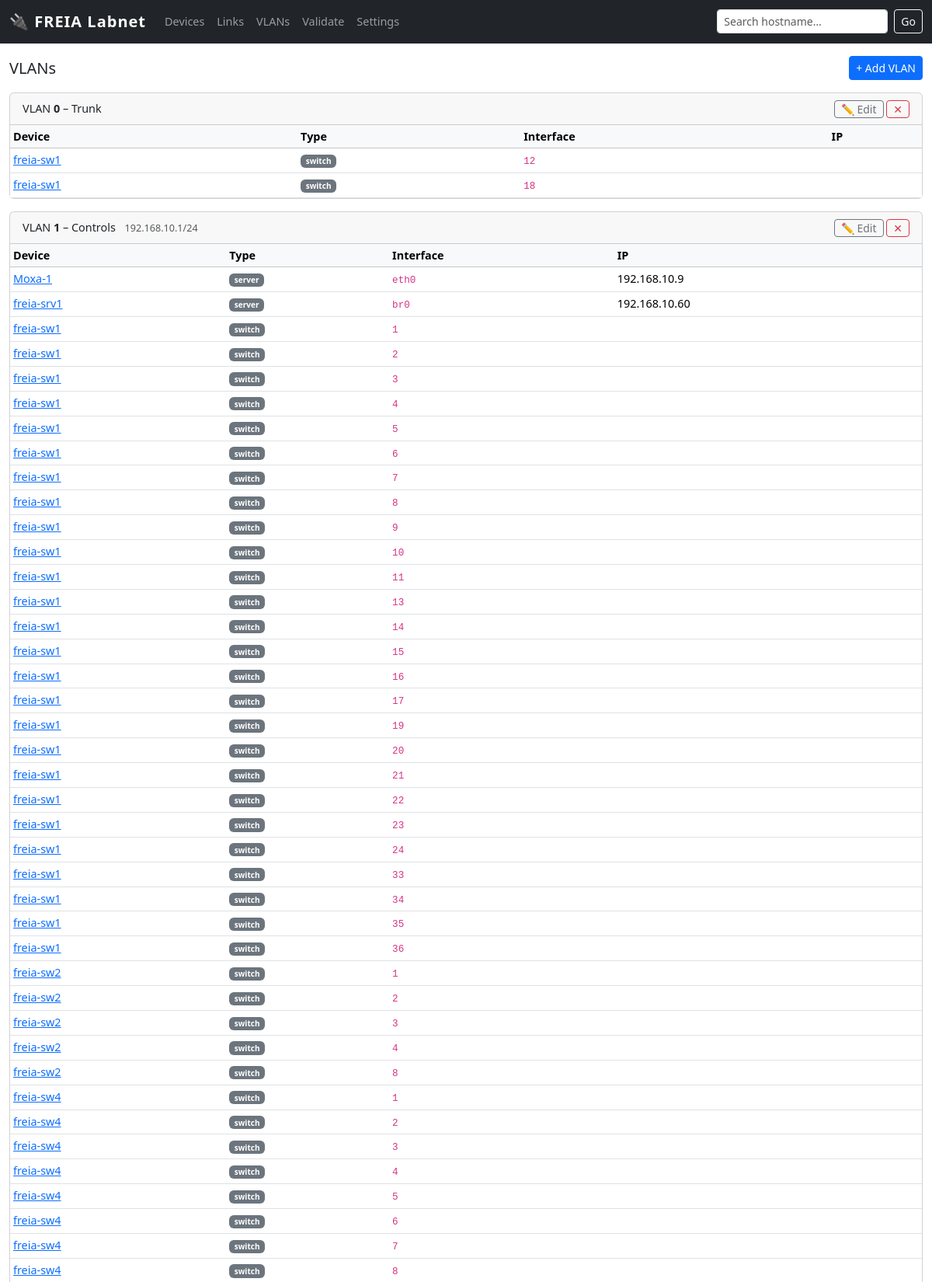
Page /vlans (upper part) on the committed database.
### tables this page shows
CREATE TABLE vlan (
    id INTEGER PRIMARY KEY,
    name TEXT,
    vid INTEGER UNIQUE,
    subnet TEXT,
    routing_enabled INTEGER DEFAULT 0
);

CREATE TABLE iface (
    id INTEGER PRIMARY KEY,
    device_id INTEGER NOT NULL REFERENCES device(id) ON DELETE CASCADE,
    name TEXT NOT NULL,                 -- 'eth0','eno5','br0' for NICs; '24','C02-11A-13','P2' for ports
    kind TEXT NOT NULL CHECK(kind IN ('nic','port')),
    mac TEXT,                           -- validate format if present
    ip TEXT,
    prefix INTEGER,
    vlan_id INTEGER,
    notes TEXT, mode TEXT NOT NULL DEFAULT 'access', ip_mode TEXT DEFAULT 'static',  
    UNIQUE(device_id, name)
);

CREATE TABLE "device" (
    id INTEGER PRIMARY KEY,
    hostname TEXT UNIQUE,
    kind TEXT NOT NULL,
    vendor_model TEXT,
    os TEXT,
    serial TEXT,
    location_id INTEGER REFERENCES location(id),
    owner TEXT,
    purpose TEXT,
    status TEXT NOT NULL DEFAULT 'active' CHECK(status IN (
        'active','spare','loan','disconnected','retired','planned'
    )),
    notes TEXT,
    vm_host_id INTEGER REFERENCES device(id)
);

### app.py (the view)
@app.route('/vlans')
def vlans():
    vlan_list = query("SELECT * FROM vlan ORDER BY vid")
    members = {}
    for v in vlan_list:
        members[v['vid']] = query("""
            SELECT d.hostname, d.kind, d.id as dev_id, i.name as iface_name, i.ip
            FROM iface i JOIN device d ON d.id=i.device_id
            WHERE i.vlan_id=? ORDER BY d.hostname
        """, (v['id'],))
    return render_template('vlans.html', vlans=vlan_list, members=members)

### app.py (called while the page is built)
def get_db():
    db = getattr(g, '_database', None)
    if db is None:
        db = g._database = sqlite3.connect(LABNET_PATH)
        db.row_factory = sqlite3.Row
        db.execute('PRAGMA foreign_keys = ON')
    return db

def query(sql, args=(), one=False):
    cur = get_db().execute(sql, args)
    rv = cur.fetchall()
    return (rv[0] if rv else None) if one else rv

### templates/vlans.html (shortened to what this page needs)
{% extends "base.html" %}
{% block content %}
<div class="d-flex justify-content-between align-items-center mb-3">
  <h5 class="mb-0">VLANs</h5>
  <button class="btn btn-sm btn-primary" type="button"
          data-bs-toggle="collapse" data-bs-target="#addVlanPanel">
    + Add VLAN
  </button>
</div>
{% for vlan in vlans %}
<div class="card mb-3">
  <div class="card-header d-flex justify-content-between align-items-center">
    <span>
      VLAN <strong>{{ vlan['vid'] }}</strong>
      {% if vlan['name'] %} – {{ vlan['name'] }}{% endif %}
      {% if vlan['subnet'] %}<span class="text-muted small ms-2">{{ vlan['subnet'] }}</span>{% endif %}
    </span>
    <span>
      <button class="btn btn-sm btn-outline-secondary py-0" type="button"
              data-bs-toggle="collapse" data-bs-target="#editVlan{{ vlan['id'] }}">
        ✏ Edit
      </button>
      <form method="post" action="/vlans/{{ vlan['id'] }}/delete"
            class="d-inline"
            onsubmit="return confirm('Delete VLAN {{ vlan['vid'] }}?')">
        <button type="submit" class="btn btn-sm btn-outline-danger py-0">✕</button>
      </form>
    </span>
  </div>
  {% set mems = members[vlan['vid']] %}
  {% if mems %}
  <div class="table-responsive">
    <table class="table table-sm mb-0">
      <thead class="table-light">
        <tr><th>Device</th><th>Type</th><th>Interface</th><th>IP</th></tr>
      </thead>
      <tbody>
        {% for m in mems %}
        <tr>
          <td><a href="/device/{{ m['dev_id'] }}">{{ m['hostname'] }}</a></td>
          <td><span class="badge bg-secondary kind-badge">{{ m['kind'] }}</span></td>
          <td><code>{{ m['iface_name'] }}</code></td>
          <td>{{ m['ip'] or '' }}</td>
        </tr>
        {% endfor %}
      </tbody>
    </table>
  </div>
  {% else %}
  <div class="card-body text-muted small">No members</div>
  {% endif %}
</div>
{% endfor %}
{% endblock %}

### templates/base.html (style rules this page uses)
body { font-size: .9rem; }
.kind-badge { font-size: .7em; vertical-align: middle; }

### rows in the picture
vlan: vid "0", name "Trunk"
iface: hostname "freia-sw1", kind "switch", iface_name "12"
iface: hostname "freia-sw1", kind "switch", iface_name "18"
vlan: vid "1", name "Controls", subnet "192.168.10.1/24"
iface: hostname "Moxa-1", kind "server", iface_name "eth0", ip "192.168.10.9"
iface: hostname "freia-srv1", kind "server", iface_name "br0", ip "192.168.10.60"
iface: hostname "freia-sw1", kind "switch", iface_name "1"
iface: hostname "freia-sw1", kind "switch", iface_name "2"
iface: hostname "freia-sw1", kind "switch", iface_name "3"
iface: hostname "freia-sw1", kind "switch", iface_name "4"
iface: hostname "freia-sw1", kind "switch", iface_name "5"
iface: hostname "freia-sw1", kind "switch", iface_name "6"
iface: hostname "freia-sw1", kind "switch", iface_name "7"
iface: hostname "freia-sw1", kind "switch", iface_name "8"
iface: hostname "freia-sw1", kind "switch", iface_name "9"
iface: hostname "freia-sw1", kind "switch", iface_name "10"
iface: hostname "freia-sw1", kind "switch", iface_name "11"
iface: hostname "freia-sw1", kind "switch", iface_name "13"
iface: hostname "freia-sw1", kind "switch", iface_name "14"
iface: hostname "freia-sw1", kind "switch", iface_name "15"
iface: hostname "freia-sw1", kind "switch", iface_name "16"
iface: hostname "freia-sw1", kind "switch", iface_name "17"
iface: hostname "freia-sw1", kind "switch", iface_name "19"
iface: hostname "freia-sw1", kind "switch", iface_name "20"
iface: hostname "freia-sw1", kind "switch", iface_name "21"
iface: hostname "freia-sw1", kind "switch", iface_name "22"
iface: hostname "freia-sw1", kind "switch", iface_name "23"
iface: hostname "freia-sw1", kind "switch", iface_name "24"
iface: hostname "freia-sw1", kind "switch", iface_name "33"
iface: hostname "freia-sw1", kind "switch", iface_name "34"
iface: hostname "freia-sw1", kind "switch", iface_name "35"
iface: hostname "freia-sw1", kind "switch", iface_name "36"
iface: hostname "freia-sw2", kind "switch", iface_name "1"
iface: hostname "freia-sw2", kind "switch", iface_name "2"
iface: hostname "freia-sw2", kind "switch", iface_name "3"
iface: hostname "freia-sw2", kind "switch", iface_name "4"
iface: hostname "freia-sw2", kind "switch", iface_name "8"
iface: hostname "freia-sw4", kind "switch", iface_name "1"
iface: hostname "freia-sw4", kind "switch", iface_name "2"
iface: hostname "freia-sw4", kind "switch", iface_name "3"
iface: hostname "freia-sw4", kind "switch", iface_name "4"
iface: hostname "freia-sw4", kind "switch", iface_name "5"
iface: hostname "freia-sw4", kind "switch", iface_name "6"
iface: hostname "freia-sw4", kind "switch", iface_name "7"
iface: hostname "freia-sw4", kind "switch", iface_name "8"
